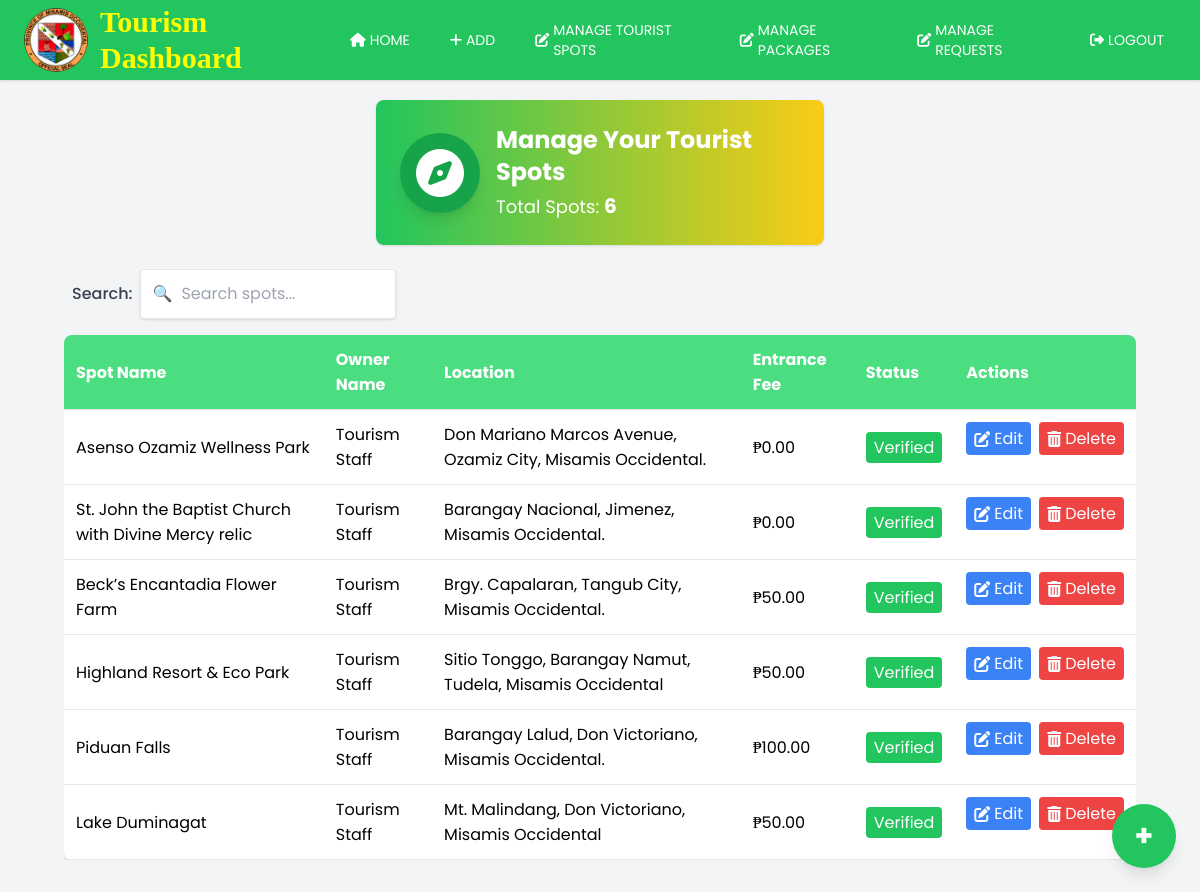
Screenshot of /tourism/tourism_manage_spots.php (signed in) with the database file from the repository.
### tables this page shows
CREATE TABLE `tourist_spots` (
  `id` int(10) UNSIGNED NOT NULL,
  `owner_id` int(10) UNSIGNED NOT NULL,
  `description` text DEFAULT NULL,
  `location` varchar(255) DEFAULT NULL,
  `created_at` datetime DEFAULT current_timestamp(),
  `image1` varchar(255) DEFAULT NULL,
  `image2` varchar(255) DEFAULT NULL,
  `image3` varchar(255) DEFAULT NULL,
  `entrance_fee` decimal(10,2) DEFAULT NULL,
  `activity` varchar(255) DEFAULT NULL,
  `latitude` decimal(10,7) DEFAULT NULL,
  `longitude` decimal(10,7) DEFAULT NULL,
  `posted_by_type` enum('agency','spot_owner','tourism_officers') NOT NULL,
  `status` varchar(20) DEFAULT 'pending',
  `owner_name` varchar(255) NOT NULL,
  `name_of_tourist_spot` varchar(255) NOT NULL,
  `spot_created_at` datetime NOT NULL DEFAULT current_timestamp()
);

### tourism/tourism_manage_spots.php (the view, shortened to what this page needs)
<?php
include '../config/db_connect.php';
include 'tourism_header.php';
$user = $_SESSION['user'];
$email = $user['email'];
$stmt = $conn->prepare("SELECT id FROM spot_owners WHERE email=?");
$stmt->bind_param("s", $email);
$stmt->execute();
$res = $stmt->get_result()->fetch_assoc();
if ($res) {
    $owner_id = $res['id'];
}
$stmt = $conn->prepare("SELECT * FROM tourist_spots WHERE posted_by_type='tourism_officers' AND owner_id=? ORDER BY spot_created_at DESC");
$stmt->bind_param("i", $owner_id);
$stmt->execute();
$result = $stmt->get_result();
$spots = $result->fetch_all(MYSQLI_ASSOC);
?>
<!DOCTYPE html>
<html lang="en">
<head>
<script src="https://cdn.tailwindcss.com"></script>
<link rel="stylesheet" href="https://unpkg.com/leaflet/dist/leaflet.css" />
<link rel="stylesheet" href="https://cdnjs.cloudflare.com/ajax/libs/font-awesome/6.4.2/css/all.min.css">
</head>
<body class="bg-gray-100 p- font-[Poppins]">
<?php
$total_spots = count($spots);
?>
<div class="max-w-md w-full mx-auto bg-gradient-to-r from-green-500 to-yellow-400 rounded-lg shadow p-6 mb-6 mt-5 flex items-center gap-4">
    <div class="text-white text-5xl p-4 bg-green-600 rounded-full shadow-lg flex items-center justify-center">
        <i class="fas fa-compass"></i>
    </div>
    <div class="flex flex-col">
        <h1 class="text-xl sm:text-2xl font-bold text-white mb-1">Manage Your Tourist Spots</h1>
        <p class="text-white text-base sm:text-lg">
            Total Spots: <span class="font-bold text-lg sm:text-xl"><?= $total_spots ?></span>
        </p>
    </div>
</div>
<div class="overflow-x-auto mx-4 md:mx-8 lg:mx-16">
    <div class="mb-4 flex items-center gap-2 mx-2">
    <label for="searchInput" class="font-medium text-gray-700">Search:</label>
    <div class="relative">
        <span class="absolute inset-y-0 left-0 flex items-center pl-3 text-gray-400">🔍</span>
        <input type="text" id="searchInput" placeholder="Search spots..."
               class="w-64 p-3 pl-10 border rounded shadow focus:outline-none focus:ring focus:border-green-400">
    </div>
</div>
    <table class="min-w-full border-collapse mx-auto bg-white rounded-lg shadow-lg overflow-hidden">
        <thead>
            <tr class="bg-green-400 text-white text-left">
                <th class="p-3 border-b">Spot Name</th>
                <th class="p-3 border-b">Owner Name</th>
                <th class="p-3 border-b">Location</th>
                <th class="p-3 border-b">Entrance Fee</th>
                <th class="p-3 border-b">Status</th>
                <th class="p-3 border-b">Actions</th>
            </tr>
        </thead>
        <tbody>
            <?php foreach($spots as $spot): ?>
            <tr class="border-b hover:bg-gray-50 transition-colors">
                <td class="p-3"><?= htmlspecialchars($spot['name_of_tourist_spot']) ?></td>
                <td class="p-3"><?= htmlspecialchars($spot['owner_name']) ?></td>
                <td class="p-3"><?= htmlspecialchars($spot['location']) ?></td>
                <td class="p-3">₱<?= number_format($spot['entrance_fee'], 2) ?></td>
                <td class="p-3">
                    <?php
                    $status = strtolower($spot['status']);
                    $color = $status === 'approved' ? 'green' : ($status === 'pending' ? 'yellow' : 'green');
                    ?>
                    <span class="px-2 py-1 rounded text-white bg-<?= $color ?>-500"><?= ucfirst($spot['status']) ?></span>
                </td>
                <td class="p-3 flex gap-2">
                    <button class="editBtn px-2 py-1 bg-blue-500 text-white rounded hover:bg-blue-600 flex items-center gap-1"
                        data-spot='<?= json_encode($spot, JSON_HEX_APOS | JSON_HEX_QUOT) ?>'>
                        <i class="fas fa-edit"></i> Edit
                    </button>
                    <button class="deleteBtn px-2 py-1 bg-red-500 text-white rounded hover:bg-red-600 flex items-center gap-1"
                        data-id="<?= $spot['id'] ?>">
                        <i class="fas fa-trash-alt"></i> Delete
                    </button>
                </td>
            </tr>
            <?php endforeach; ?>
        </tbody>
    </table>
</div>
<div class="md:col-span-2 flex justify-end mt-4">
<a href="tourism_add_spots.php"
   class="fixed bottom-6 right-6 w-16 h-16 rounded-full bg-green-500 hover:bg-green-600 text-white text-3xl font-bold flex items-center justify-center shadow-lg transition-shadow hover:shadow-2xl z-50">
    +
</a>
</div>
</body>
</html>

### rows the page displays
tourist_spots: name_of_tourist_spot "Asenso Ozamiz Wellness Park", owner_name "Tourism Staff", location "Don Mariano Marcos Avenue, Ozamiz City, Misamis Occidental.", entrance_fee "0.00", status "Verified"
tourist_spots: name_of_tourist_spot "St. John the Baptist Church with Divine Mercy relic", owner_name "Tourism Staff", location "Barangay Nacional, Jimenez, Misamis Occidental.", entrance_fee "0.00", status "Verified"
tourist_spots: name_of_tourist_spot "Beck’s Encantadia Flower Farm", owner_name "Tourism Staff", location "Brgy. Capalaran, Tangub City, Misamis Occidental.", entrance_fee "50.00", status "Verified"
tourist_spots: name_of_tourist_spot "Highland Resort & Eco Park", owner_name "Tourism Staff", location "Sitio Tonggo, Barangay Namut, Tudela, Misamis Occidental", entrance_fee "50.00", status "Verified"
tourist_spots: name_of_tourist_spot "Piduan Falls", owner_name "Tourism Staff", location "Barangay Lalud, Don Victoriano, Misamis Occidental.", entrance_fee "100.00", status "Verified"
tourist_spots: name_of_tourist_spot "Lake Duminagat", owner_name "Tourism Staff", location "Mt. Malindang, Don Victoriano, Misamis Occidental", entrance_fee "50.00", status "Verified"

### other values shown
$total_spots "6"
